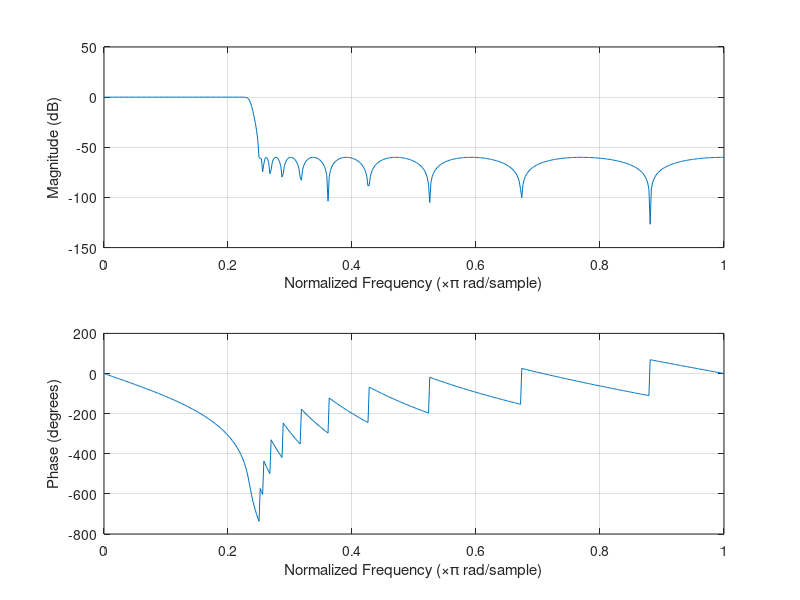
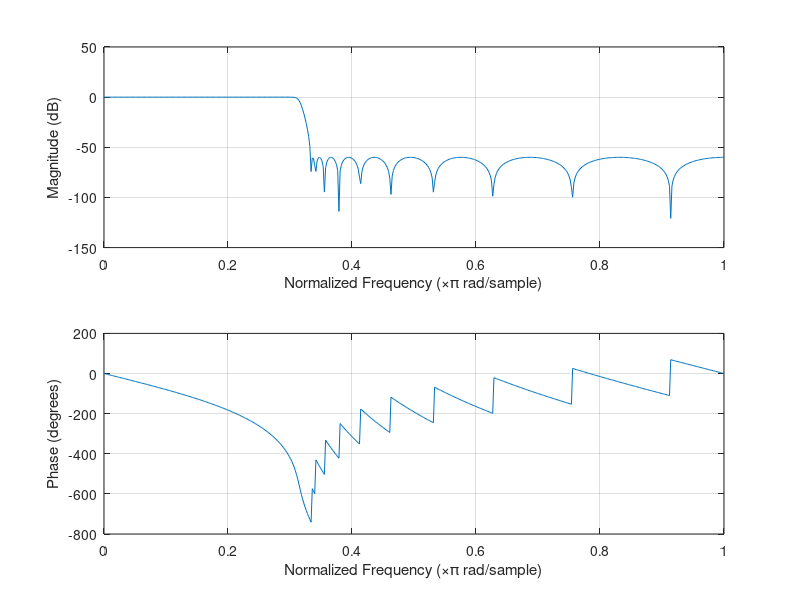

MATLAB code to generate these figures, in order:
function filter_design
b = [0.003207504864776675100000;
-0.015051748179863501000000;
0.045149574027758405000000;
-0.090740842850500311000000;
0.144017161473200290000000;
-0.177763639685871390000000;
0.185429987362228570000000;
-0.156965404667578690000000;
0.120750787331069550000000;
-0.082508106409673099000000;
0.073479882151955889000000;
-0.082508106409664439000000;
0.120750787331029840000000;
-0.156965404667645190000000;
0.185429987362568880000000;
-0.177763639686368770000000;
0.144017161473438790000000;
-0.090740842850170200000000;
0.045149574027470510000000;
-0.015051748179931381000000;
0.003207504864907421600000];

a = [1.000000000000000000000000;
-8.054528775835033000000000;
33.086573089411893000000000;
-90.193446136595213000000000;
181.256203524881440000000000;
-283.571375474201600000000000;
356.755781218958760000000000;
-368.305783722966910000000000;
316.054159733307870000000000;
-227.162501157152780000000000;
137.260014043998750000000000;
-69.738296640133896000000000;
29.705121931131252000000000;
-10.537214215529730000000000;
3.080153549165016300000000;
-0.729595107204623840000000;
0.136881161697956440000000;
-0.019547624983513916000000;
0.002060528139489559900000;
-0.000143860211730633450000;
0.000014362805789346628000];

figure;
freqz(b, a);

%%
% [B, A] = ellip(21, 3, 50, 16000 / 48000);
% [B, A] = butter(21, 16000 / 48000);
[B, A] = cheby2(20, 60, 16000 / 48000);

figure;
freqz(B, A);

for i0 = 1 : numel(B)
    fprintf('\tsrfilt_b[%d] = %.24f;\n', i0 - 1, B(i0));
end

fprintf('\n');
for i0 = 1 : numel(A)
    fprintf('\tsrfilt_a[%d] = %.24f;\n', i0 - 1, A(i0));
end
return